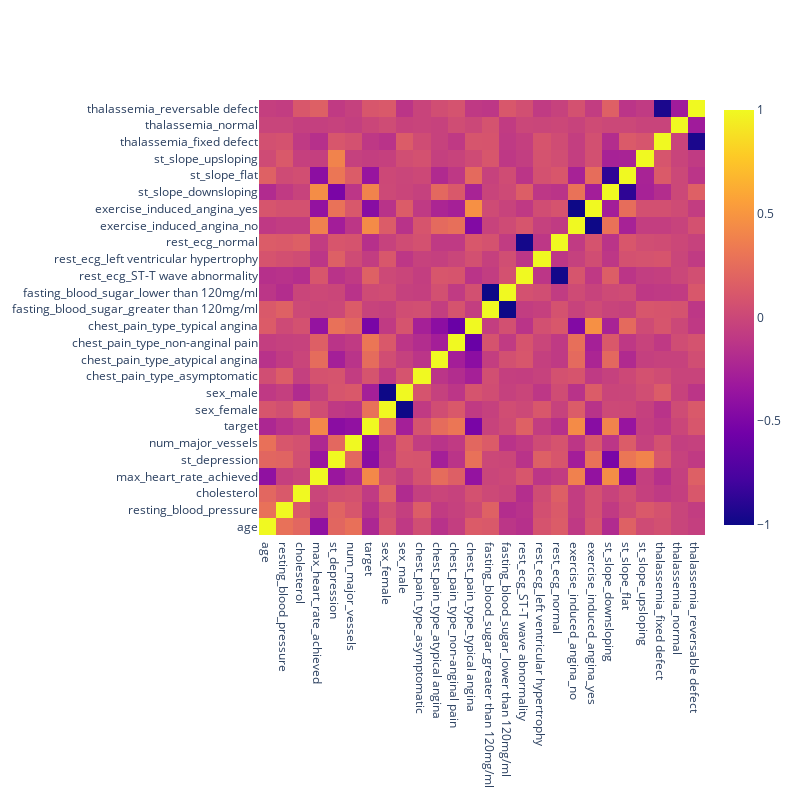

The code cell stored with this chart in its notebook:
### Code cell


### Figure 1 — Plotly figure (JSON) as saved in the notebook; plotly's stock layout.template omitted (floating-point values rounded to 4 significant figures; data arrays with more than 128 entries replaced by an {"elided": "..."} marker saying what was removed)
{"data": [{"type": "heatmap", "x": ["age", "resting_blood_pressure", "cholesterol", "max_heart_rate_achieved", "st_depression", "num_major_vessels", "target", "sex_female", "sex_male", "chest_pain_type_asymptomatic", "chest_pain_type_atypical angina", "chest_pain_type_non-anginal pain", "chest_pain_type_typical angina", "fasting_blood_sugar_greater than 120mg/ml", "fasting_blood_sugar_lower than 120mg/ml", "rest_ecg_ST-T wave abnormality", "rest_ecg_left ventricular hypertrophy", "rest_ecg_normal", "exercise_induced_angina_no", "exercise_induced_angina_yes", "st_slope_downsloping", "st_slope_flat", "st_slope_upsloping", "thalassemia_fixed defect", "thalassemia_normal", "thalassemia_reversable defect"], "y": ["age", "resting_blood_pressure", "cholesterol", "max_heart_rate_achieved", "st_depression", "num_major_vessels", "target", "sex_female", "sex_male", "chest_pain_type_asymptomatic", "chest_pain_type_atypical angina", "chest_pain_type_non-anginal pain", "chest_pain_type_typical angina", "fasting_blood_sugar_greater than 120mg/ml", "fasting_blood_sugar_lower than 120mg/ml", "rest_ecg_ST-T wave abnormality", "rest_ecg_left ventricular hypertrophy", "rest_ecg_normal", "exercise_induced_angina_no", "exercise_induced_angina_yes", "st_slope_downsloping", "st_slope_flat", "st_slope_upsloping", "thalassemia_fixed defect", "thalassemia_normal", "thalassemia_reversable defect"], "z": {"elided": "26x26 float values"}}], "layout": {"height": 800, "width": 800}}
